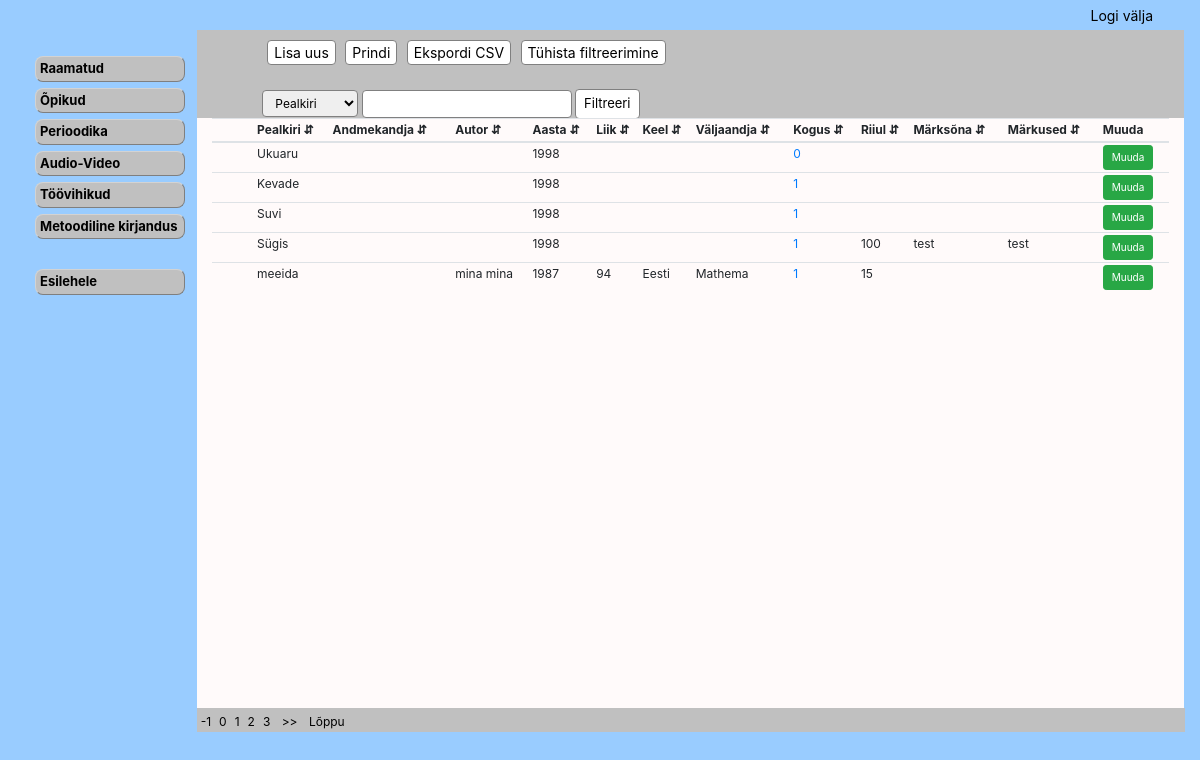
Screenshot of /audio_data.php with the database file from the repository.
### tables this page shows
CREATE TABLE IF NOT EXISTS `meedia` (
  `id` int(11) NOT NULL AUTO_INCREMENT,
  `meedia_liik` varchar(10) DEFAULT NULL,
  `ISBN` varchar(25) DEFAULT NULL,
  `pealkiri` varchar(150) DEFAULT NULL,
  `sari` int(11) DEFAULT NULL,
  `klass` varchar(10) DEFAULT NULL,
  `andmekandja` int(11) DEFAULT NULL,
  `autor` varchar(225) DEFAULT NULL,
  `aasta` int(11) DEFAULT NULL,
  `liik` int(11) DEFAULT NULL,
  `keel` int(11) DEFAULT NULL,
  `valjaandja` int(11) DEFAULT NULL,
  `kogus` int(11) DEFAULT NULL,
  `riiul` varchar(5) DEFAULT NULL,
  `marksona` varchar(255) DEFAULT NULL,
  `markused` varchar(255) DEFAULT NULL,
  PRIMARY KEY (`id`),
  KEY `FK_raamat_keel` (`keel`),
  KEY `FK_raamat_andmekandja` (`andmekandja`),
  KEY `FK_raamat_liik` (`liik`),
  KEY `FK_raamat_valjaandja` (`valjaandja`),
  KEY `FK_raamat_marskona` (`marksona`(250))
);

### audio_data.php (the view, shortened to what this page needs)
<?php
include_once("config.php");
$record_per_page = 25;
$page = '';
if(isset($_GET["page"])){
 $page = $_GET["page"];}
else{
 $page = 1;}
$start_from = ($page-1)*$record_per_page;
$sql=  "Select meedia.id, meedia.pealkiri, andmekandja.nimi as a, meedia.autor, meedia.aasta, meedia.keel, liik.nimi as l, keel.nimi as k, valjaandja.nimi as v, count(inventari_nr) as c, meedia.riiul, meedia.marksona, meedia.markused from (((((meedia LEFT join liik ON meedia.liik = liik.id) LEFT JOIN andmekandja on meedia.andmekandja=andmekandja.id) LEFT JOIN keel ON meedia.keel = keel.id) LEFT JOIN meedia_eksemplar ON meedia.id = meedia_eksemplar.meedia) LEFT JOIN valjaandja ON meedia.valjaandja =valjaandja.id) where meedia_liik like 'AV' GROUP BY meedia_eksemplar.meedia HAVING COUNT(*) >= 1 LIMIT $start_from, $record_per_page ";
?>
<!DOCTYPE html>
<html>
<head>
<link rel="stylesheet" href="style.css" type="text/css"/>
<link rel="stylesheet" href="https://cdn.jsdelivr.net/npm/bootstrap@4.5.3/dist/css/bootstrap.min.css">
</head>
<body>
 <div class="container-fluid">
<div class="row" id="head">
<div class="col-lg"  >
 <?php
include_once("header.php");
?>
    </div>
 </div>
<div class="row justify-content-end" id="menyy">
    <div class="col-lg-2" >
    <div class= "menu">
        <?php
include_once("library_fund.php");
        ?>
        </div></div>
  <div class="col-lg-10" style="margin-bottom:33rem; "id="filter">
	<div class="search_menu">
		<button onclick="window.location.href='book_add.php.php';">Lisa uus</button>
        <button type="submit" value="click" onclick="printDiv()">Prindi </button>
		<button type="submit" form="form2" name="export" class="export" >Ekspordi CSV</button>
		<button onclick="window.location.href='audio_data.php';">Tühista filtreerimine</button>
<br><br>
	<form action=" audio_data.php" method="POST" class="vorm" >
		<select name="column">
			<option value="pealkiri">Pealkiri</option>
	</select>
 <?php
			$search = (isset($_POST['search'])) ? htmlentities($_POST['search']) : ''; ?>
			<input type="text" name="search" value="<?= $search ?>" required>
			<input type ="submit" value="Filtreeri">
		</form>
</div> </div>
<div class="col-lg-10 " style="margin-top:-33rem" id="tabel">
<div class="table-wrapper-scroll-y my-custom-scrollbar">
    <table id="editable_table" class="table table-sm table-hover ">
    <thead>
		<tr>
		<th onclick="sortTable(1)">Pealkiri &#8693;</th>
        <th onclick="sortTable(2)">Andmekandja &#8693;</th>
		<th onclick="sortTable(3)">Autor &#8693;</th>
		<th onclick="sortTable(4)">Aasta &#8693;</th>
		<th onclick="sortTable(5)">Liik &#8693;</th>
		<th onclick="sortTable(6)">Keel &#8693;</th>
		<th onclick="sortTable(7)">Väljaandja &#8693;</th>
		<th onclick="sortTable(8)">Kogus &#8693;</th>
		<th onclick="sortTable(9)">Riiul &#8693;</th>
		<th onclick="sortTable(10)">Märksõna &#8693;</th>
		<th onclick="sortTable(11)">Märkused &#8693;</th>
		<th>Muuda</th>
		</tr>
	<thead>
	<tbody>
<?php
$result = mysqli_query($conn, $sql) or die("error:".mysqli_error($conn));
  while($row = mysqli_fetch_array($result)) {
  echo '
  <tr>
	<td style="visibility:hidden;">'.$row["id"].'</td>
	<td>'.$row["pealkiri"].'</td>
    <td>'.$row["a"].'</td>
	<td>'.$row["autor"].'</td>
	<td>'.$row["aasta"].'</td>
	<td>'.$row["l"].'</td>
	<td>'.$row["k"].'</td>
	<td>'.$row["v"].'</td>
    <td><a href="meedia_eksemplar_book.php?id='.$row["id"].'"  onclick="basicPopup(this.href); return false;">'.$row["c"].'</a></td>
	<td>'.$row["riiul"].'</td>
	<td>'.$row["marksona"].'</td>
	<td>'.$row["markused"].'</td>
    <td><a class="btn btn-success btn-sm" style="font-size:10px;" href="book_edit.php?id='.$row["id"].'"  onclick="basicPopup(this.href); return false;">Muuda</a></td>
  </tr> '; }
 ?>
	</tbody>
	</table>
    </div>
 </div>
    </div>
    <div class="row justify-content-end" id="jalus">
 <div class="col-lg-10" >
 <div id="pagination">
<?php
	$page_query = "Select * from meedia where meedia_liik like 'AV' ";
    $page_result = mysqli_query($conn, $page_query);
    $total_records = mysqli_num_rows($page_result);
    $total_pages = ceil($total_records/$record_per_page);
    $start_loop = $page;
    $difference = $total_pages - $page;
    if($difference <= 5)
    {
     $start_loop = $total_pages - 5;
    }
    $end_loop = $start_loop + 4;
    for($i=$start_loop; $i<=$end_loop; $i++)
    {
     echo "<a href='audio_data.php?page=".$i."'>" .$i. "</a>";
    }
    if($page <= $end_loop)
    {
     echo "<a href='audio_data.php?page=".($page + 1)."'> >> </a>";
     echo "<a href='audio_data.php?page=".$total_pages."'> Lõppu </a>";
    }
  ?>
 </div>
        </div>
</div> </div>
</body>
</html>

### style.css (style rules this page uses)
body { background-color: #99CCFF !important; ; }
#menyy { margin-right: 1px; }
#filter { background-color: #C0C0C0; }
#tabel { background-color: snow; }
#jalus { margin-left: -37px; }
.menu { margin-top: 25px; }
.search_menu { margin-left:50px; margin-top: 10px; }
.search_menu button { margin-left:5px; font-size:14px; border-radius: 4px; background-color:white; border: 1px solid gray; }
.my-custom-scrollbar { position: relative; height: 600px; overflow: auto; }
.table-wrapper-scroll-y { display: block; }
#editable_table { font-size:12px; }
#editable_table th, #editable_table td { padding: 2px; }
#editable_table th { top: 0; position: sticky; background-color: snow; }
#pagination { background-color: #C0C0C0; margin-top: -10px; }
#pagination a { padding:2px 4px; color:black; text-decoration: none; font-size:12px; }
.vorm input[type=submit] { padding: 4px 8px; border: none; border-radius: 4px; background-color:white; border: 1px solid gray; margin-bottom:-50px; font-size: 13px; }
.vorm input[type=text], .vorm select { padding:4px 8px; border: 1px solid gray; border-radius: 4px; box-sizing: border-box; font-size: 12px; }
.vorm { font-size:12px; }

### rows the page displays
meedia: pealkiri "Ukuaru", aasta "1998", c "0"
meedia: pealkiri "Kevade", aasta "1998", c "1"
meedia: pealkiri "Suvi", aasta "1998", c "1"
meedia: pealkiri "Sügis", aasta "1998", c "1", riiul "100", marksona "test", markused "test"

### other values shown
$row["pealkiri"] "meeida"
$row["autor"] "mina mina"
$row["aasta"] "1987"
$row["l"] "94"
$row["k"] "Eesti"
$row["v"] "Mathema"
$row["c"] "1"
$row["riiul"] "15"
